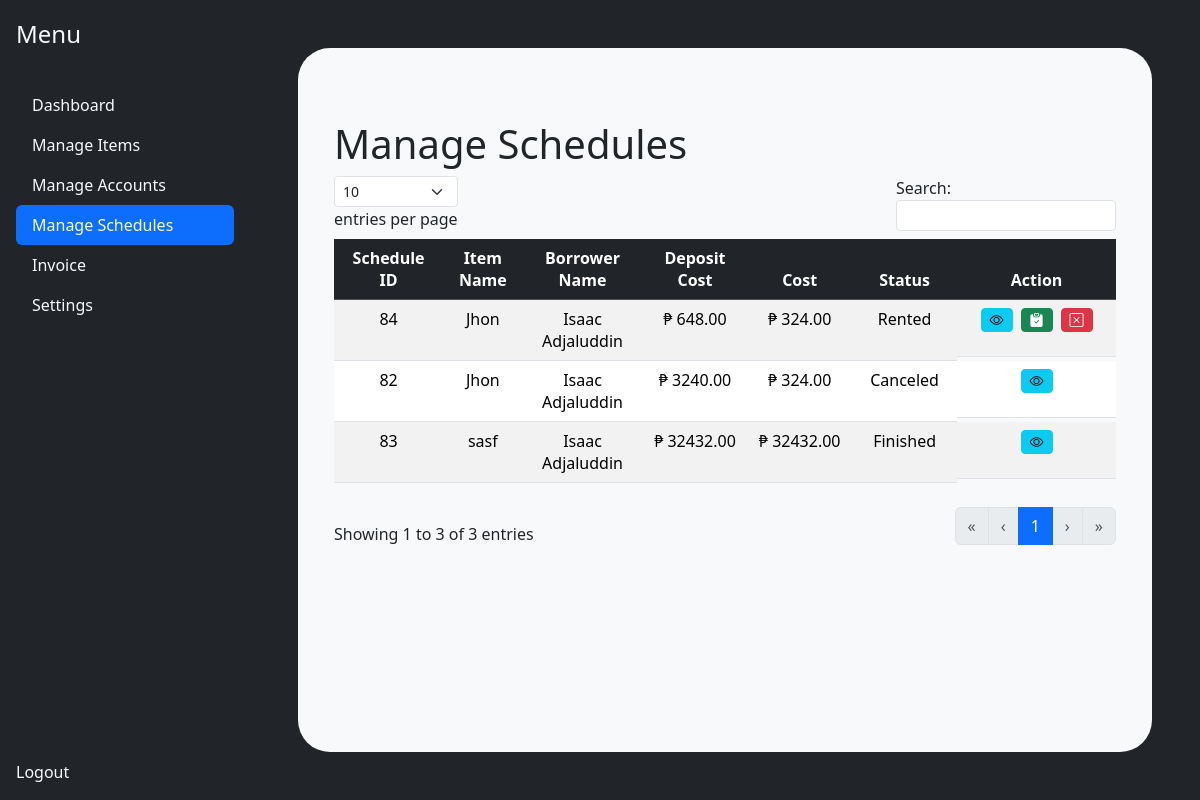
Page /frontend/admin/manage_schedules.php (signed in) on the earlier database version.
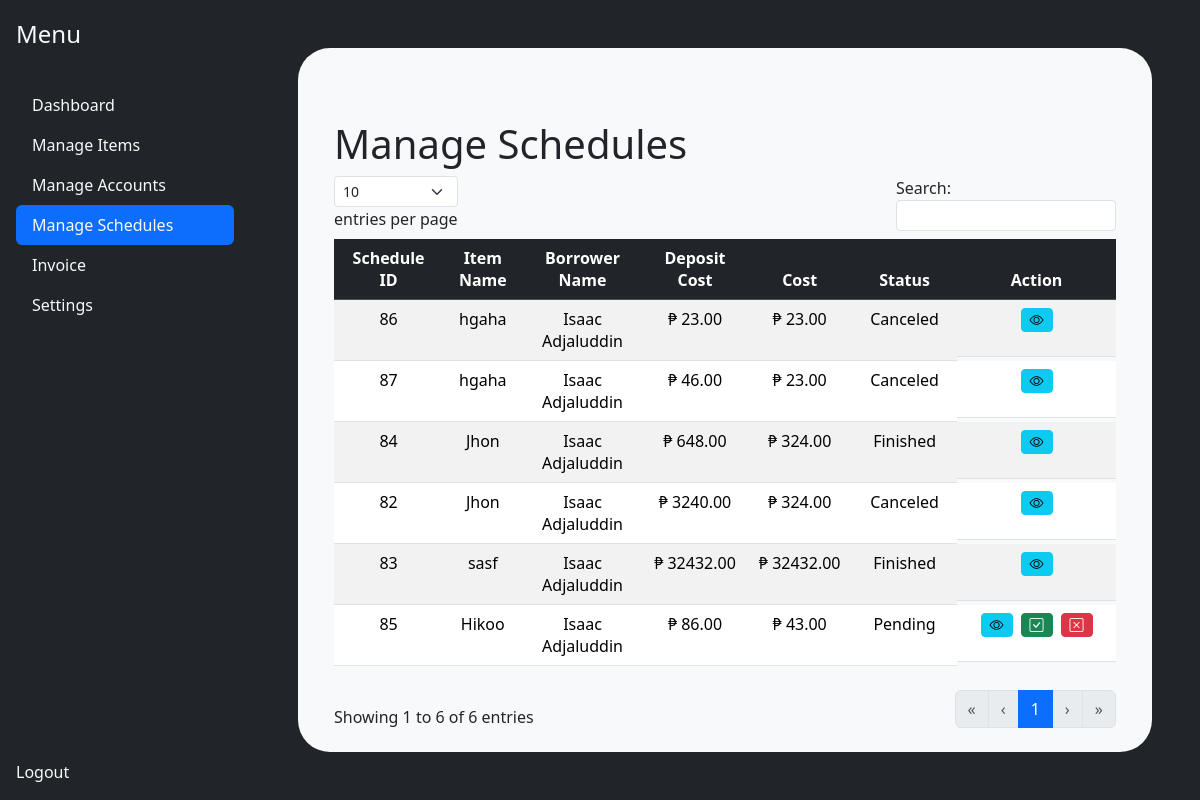
Same page on the later database version.
### tables this page shows
CREATE TABLE `rental_schedule` (
  `schedule_id` int(11) NOT NULL,
  `start_date` date DEFAULT NULL,
  `return_date` date DEFAULT NULL,
  `borrower_id` int(11) DEFAULT NULL,
  `lender_id` int(11) DEFAULT NULL,
  `item_id` int(11) DEFAULT NULL,
  `status` enum('pending','rented','canceled','overdue','finished') DEFAULT 'pending',
  `created_at` timestamp NOT NULL DEFAULT current_timestamp(),
  `cost` decimal(11,2) NOT NULL DEFAULT 0.00
);

CREATE TABLE `item` (
  `item_id` int(11) NOT NULL,
  `name` varchar(255) DEFAULT NULL,
  `type` varchar(255) DEFAULT NULL,
  `size` decimal(11,2) DEFAULT NULL,
  `deposit_cost` decimal(11,2) DEFAULT NULL,
  `rental_cost` decimal(11,2) DEFAULT NULL,
  `quantity` int(11) DEFAULT 0,
  `owner_id` int(11) DEFAULT NULL,
  `in_stock` tinyint(1) DEFAULT 1,
  `is_active` tinyint(1) DEFAULT 1,
  `photo` varchar(255) NOT NULL,
  `description` varchar(255) NOT NULL
);

CREATE TABLE `user` (
  `user_id` int(11) NOT NULL,
  `first_name` varchar(255) DEFAULT NULL,
  `middle_name` varchar(255) DEFAULT NULL,
  `last_name` varchar(255) DEFAULT NULL,
  `email` varchar(255) DEFAULT NULL,
  `username` varchar(255) DEFAULT NULL,
  `password` varchar(255) DEFAULT NULL,
  `type` enum('admin','lender','client') DEFAULT 'client',
  `successful_lends` int(11) DEFAULT 0
);

### frontend/variables.php (called while the page is built)
<?php
    $dashboard = '';
    $items = '';
    $accounts = '';
    $invoice = '';
    $settings = '';
?>

### backend/classes/schedule.class.php (called while the page is built, shortened)
<?php
require_once 'database.php';
class Schedule{
    protected $db ;
    function __construct(){
        $this->db = new Database();
    }
    function show_all_schedules() {
        $sql = "SELECT rental_schedule.*, item.*, user.*, user.first_name AS borrower_firstname, user.last_name AS borrower_lastname
                FROM rental_schedule
                LEFT JOIN user ON user.user_id = rental_schedule.borrower_id
                LEFT JOIN item ON item.item_id = rental_schedule.item_id
                ORDER BY
                    CASE rental_schedule.status
                        WHEN 'pending' THEN 1
                        WHEN 'rented' THEN 2
                        WHEN 'finished' THEN 3
                        WHEN 'overdue' THEN 4
                        WHEN 'canceled' THEN 5
                        ELSE 6
                    END;";
        $query = $this->db->connect()->prepare($sql);
        if ($query->execute()) {
            $data = $query->fetchAll();
        } else {
            $data = [];
        }
        return $data;
    }
}
?>

### backend/classes/database.php (called while the page is built)
<?php
class Database{
    private $host = 'localhost';
    private $username = 'root';
    private $password = '';
    private $database = 'rental_management_system';
    protected $connection;
    function connect(){
        try
			{
				$this->connection = new PDO("mysql:host=$this->host;dbname=$this->database",
											$this->username, $this->password);
			}
			catch (PDOException $e)
			{
				echo "Connection error " . $e->getMessage();
			}
        return $this->connection;
    }
}
?>

### frontend/includes/manage_schedules.php (the view, shortened to what this page needs)
<section class = "container mt-5">
            <h1> Manage Schedules </h1>
            <table class="table table-striped table-responsive text-center" id ="example">
            <thead class="table-dark text-center">
                <tr>
                    <th class = "text-center">Schedule ID</th>
                    <th class = "text-center">Item Name</th>
                    <th class = "text-center">Borrower Name</th>
                    <th class = "text-center">Deposit Cost</th>
                    <th class = "text-center">Cost</th>
                    <th class = "text-center">Status</th>
                    <th class = "text-center">Action</th>
                </tr>
            </thead>
            <tbody>
                <?php
                    require_once '../../backend/classes/schedule.class.php';
                    $schedule = new Schedule();
                    $schedule->logged_user_id = $logged_user['user_id'];
                    $results = $schedule->show_all_schedules();
                    if (!empty($results)) {
                        foreach ($results as $value) {
                ?>
                <tr>
                    <td class = "text-center"><?php echo $value['schedule_id']; ?></td>
                    <td><?php echo $value['name']; ?></td>
                    <td><?php echo $value['borrower_firstname'] .' '. $value['borrower_lastname']; ?></td>
                    <td class = "text-center"><?php echo '₱' . ' ' . $value['cost'] ;?></td>
                    <td class = "text-capitalize"><?php echo '₱' . ' ' . $value['rental_cost'] ;?></td>
                    <td class = "text-capitalize"> <?php echo $value['status'] ?></td>
                    <td class="text-center d-flex justify-content-center gap-2 align-items-center">
                        <form action="../view/view_receipt.php"  method = "POST">
                            <button name = "view_btn" class="btn btn-info btn-sm "  ><i class="bi bi-eye"></i></button>
                        </form>
                        <?php
                            if(($value['status'] == 'pending' && ($logged_user['user_id'] == $value['lender_id'] || $logged_user['type'] == 'admin'))){?>
                                <form action="../../backend/tools/updateSchedule.php?item_id=<?php echo $value['item_id'] ?>"  method = "POST">
                                    <button name = "update_btn" class="btn btn-success check-btn btn-sm"  ><i class="bi bi-check-square"></i></button>
                                </form>
                            <?php
                            }
                            if($value['status'] == 'rented' && ($logged_user['user_id'] == $value['lender_id'] || $logged_user['type'] == 'admin')){?>
                                <form action="../../backend/tools/updateSchedule.php?item_id=<?php echo $value['item_id'] ?>"  method = "POST">
                                    <button name = "update_btn" class="btn btn-success check-btn btn-sm"  ><i class="bi bi-clipboard-check-fill"></i></button>
                                </form>
                            <?php
                            }
                            ?>
                        <?php
                            if(($value['status'] == 'pending' || $value['status'] != 'canceled') && ($logged_user['user_id'] == $value['lender_id'] || $logged_user['type'] == 'admin') && ($value['status'] != "finished") ){?>
                                <form action="../../backend/tools/updateSchedule.php?item_id=<?php echo $value['item_id'] ?>" id = "update_form" name = "update_form" method = "POST">
                                    <button name = "update_btn" class="btn btn-danger cancel-btn btn-sm"  ><i class="bi bi-x-square"></i></button>
                                </form>
                            <?php
                            }?>
                    </td>
                </tr>
                <?php
                        }
                    } else {
                ?>
                <?php
                    }
                ?>
            </tbody>
        </table>
        </section>

### frontend/includes/adminhead.php (shortened to what this page needs)
    <link rel="stylesheet" href="../node_modules/bootstrap/dist/css/bootstrap.min.css">
    <link href="https://cdn.jsdelivr.net/npm/bootstrap@5.3.3/dist/css/bootstrap.min.css" rel="stylesheet">
    <link rel="stylesheet" href="https://cdn.jsdelivr.net/npm/bootstrap-icons@1.8.1/font/bootstrap-icons.css">
</head>
    <body class = "bg-dark" >
        <?php
            require_once '../variables.php';
        ?>

### frontend/admin/manage_schedules.php (shortened to what this page needs)
<?php
    include_once('../includes/adminhead.php');
    $schedules = "active";
    if(isset($_SESSION['loggeduser']) && $_SESSION['loggeduser']['type'] == 'admin'){
        $logged_user = $_SESSION['loggeduser'];
    }else{
        header('location: ../../');
    }
?>
    <div class = "d-flex h-100">
        <?php include_once('../includes/sidebar.php'); ?>
        <?php include_once('manage_schedules_main.php'); ?>
        <?php
            include_once('../includes/footer.php');
        ?>

### frontend/includes/sidebar.php
<div class="d-flex h-100 ">
    <div class="d-flex flex-column flex-shrink-0 p-3 bg-dark h-100" style="width: 250px;">
      <a href="/" class="d-flex align-items-center mb-3 mb-md-0 me-md-auto text-dark text-decoration-none">
        <span class="fs-4 text-light">Menu</span>
      </a>
      <hr>
      <ul class="nav nav-pills flex-column mb-auto">
        <li class="nav-item">
          <a href="../admin/dashboard.php" class="nav-link <?php echo $dashboard ?> text-light" aria-current="page">
            Dashboard
          </a>
        </li>
        <li>
          <a href="../admin/manage.php" class="<?php echo $items ?> nav-link text-light hover-bg">
            Manage Items
          </a>
        </li>
        <li>
          <a href="../admin/manage_accounts.php" class="<?php echo $accounts ?> nav-link text-light">
            Manage Accounts
          </a>
        </li>
        <li>
          <a href="../admin/manage_schedules.php" class="<?php echo $schedules; ?> nav-link text-light">
            Manage Schedules
          </a>
        </li>
        <li>
          <a href="../admin/invoice.php" class="<?php echo $invoice ?> nav-link text-light">
            Invoice
          </a>
        </li>
        <li>
          <a href="../admin/settings.php" class="<?php echo $settings ?> nav-link text-light">
            Settings
          </a>
        </li>
      </ul>
      <hr>
      <div>
        <a href="../../backend/tools/logout_tool.php" class="nav-link text-light">
          Logout
        </a>
      </div>
    </div>
</div>

### frontend/admin/manage_schedules_main.php (shortened to what this page needs)
<div class = "w-100 bg-light m-5 p-4 rounded-5 overflow-y-scroll">
    <?php
        include('../includes/manage_schedules.php');
    ?>
        </div>
        <?php
            require '../includes/footer.php'
        ?>

### frontend/includes/footer.php
</body>
</html>

Differences in the rows shown:
added rental_schedule: schedule_id "85", item.name "Hikoo", borrower.first_name "Isaac", borrower.last_name "Adjaluddin", cost "86.00", item.rental_cost "43.00", status "Pending"
shown differently, row unchanged: rental_schedule "sasf": moves up the list
changed rental_schedule id 84: status "Rented" → "Finished"
added rental_schedule: schedule_id "86", item.name "hgaha", borrower.first_name "Isaac", borrower.last_name "Adjaluddin", cost "23.00", item.rental_cost "23.00", status "Canceled"
added rental_schedule: schedule_id "87", item.name "hgaha", borrower.first_name "Isaac", borrower.last_name "Adjaluddin", cost "46.00", item.rental_cost "23.00", status "Canceled"
Other differences:
text written by a page script: "entries per page Search: Showing 1 to 3 of 3 entries « ‹ 1 › »" → "entries per page Search: Showing 1 to 6 of 6 entries « ‹ 1 › »"
